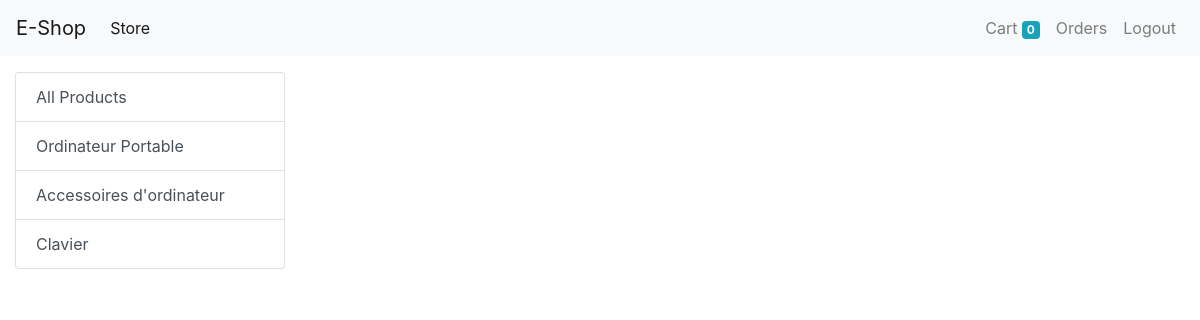
Page /?category=2 (signed in) on the committed database.
### store/models/category.py (models this page shows, shortened)
class Category(models.Model):
    name = models.CharField(max_length=100)
    @staticmethod
    def get_all_categories():
        return Category.objects.all()

### store/views/home.py (the view, shortened to what this page needs)
# urls.py: path('', home.Index.as_view(), name='homepage'),
class Index(View):
    def get(self, request):
        cart = request.session.get('cart')
        if not cart:
            request.session.cart = {}
        products = None
        categories = Category.get_all_categories()
        categoryID = request.GET.get('category')
        if categoryID:
            products = Product.get_all_products_by_categoryid(categoryID)
        else:
            products = Product.get_all_products()
        data = {}
        data['products'] = products
        data['categories'] = categories
        return render(request, 'index.html', data)

### store/models/product.py (called while the page is built)
    @staticmethod
    def get_all_products_by_categoryid(category_id):
        if category_id:
            return Product.objects.filter(category = category_id)
        else:
            return Product.get_all_products()

### store/templates/index.html (shortened to what this page needs)
{% extends "base.html" %}
{% block content %}
{% load cart %}
{% load custom_filter %}
<div class="container-fluid mt-3">
    <div class="row">
        <div class="col-lg-3 mx-auto">
            <div class="list-group">
                    <a href="/" class="list-group-item list-group-item-action ">All Products</a>
                {%for category in categories %}
                    <a href="/?category={{category.id}}" class="list-group-item list-group-item-action ">{{category.name}}</a>
                {%endfor%}
            </div>
        </div>
        <div id="products" class="col-lg-9 mx-auto">
        </div>
    </div>
</div>
{% endblock %}

### rows in the picture
Category: name "Ordinateur Portable"
Category: name "Accessoires d'ordinateur"
Category: name "Clavier"

### other values in the picture
{{ request.session.cart.keys|length }} "0"
